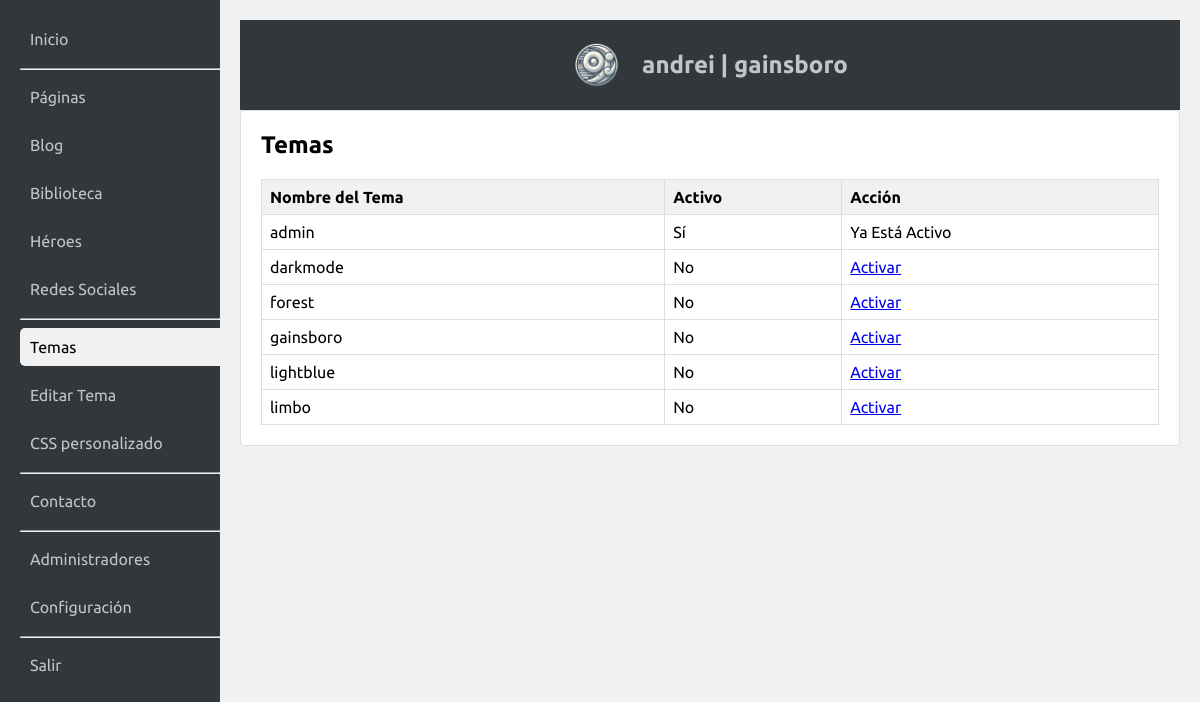
/admin/index.php?action=list_themes (signed in), run on an earlier commit of the app's database.
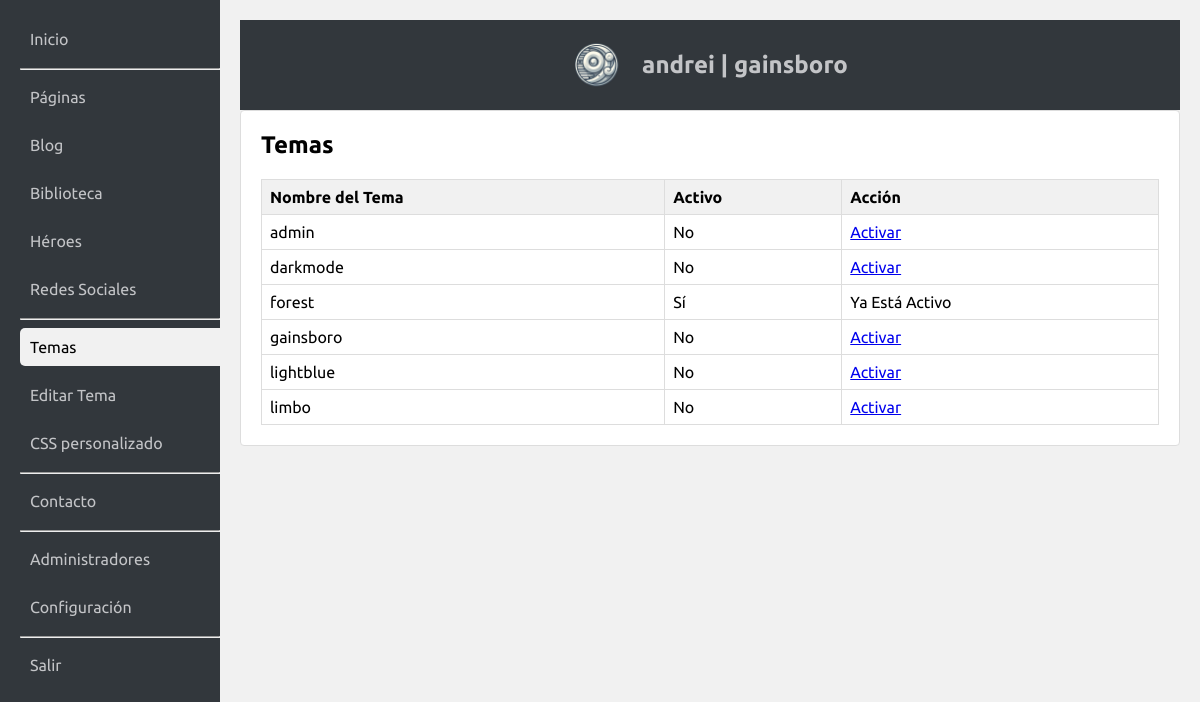
And on a later commit of the database.
### tables this page shows
CREATE TABLE config (
    id INTEGER PRIMARY KEY AUTOINCREMENT,
    key TEXT UNIQUE NOT NULL,
    value TEXT NOT NULL
);

### admin/index.php (called while the page is built, shortened)
<?php
require_once 'admin.php';

### admin/funciones/obtenertemas.php (called while the page is built)
<?php
function getAvailableThemes() {
    $themeFiles = glob('../css/*.css');
    $themes = [];
    if ($themeFiles !== false) {
        foreach ($themeFiles as $filePath) {
            $themes[] = pathinfo($filePath, PATHINFO_FILENAME);
        }
    }
    return $themes;
}
?>

### admin/funciones/accionactual.php (called while the page is built)
<?php
	function accionActual($accion1, $accion2) {
    return ($accion1 == $accion2) ? ' class="active" ' : '';
}
?>

### admin/acciones/listartemas.php (the view, shortened to what this page needs)
<?php
	$themes = getAvailableThemes();
        $activeTheme = $db->querySingle("SELECT value FROM config WHERE key='active_theme'");
        $html = "<h2>Temas</h2>";
        $html .= "<table class='admin-table'>
                    <tr><th>Nombre del Tema</th><th>Activo</th><th>Acción</th></tr>";
        foreach ($themes as $tName) {
            $isActive = ($tName === $activeTheme) ? 'Sí' : 'No';
            $html .= "<tr>
                        <td>$tName</td>
                        <td>$isActive</td>
                        <td>";
            if ($isActive === 'No') {
                $html .= "<a href='?action=activate_theme&theme=$tName'>Activar</a>";
            } else {
                $html .= "Ya Está Activo";
            }
            $html .= "</td>
                      </tr>";
        }
        $html .= "</table>";
        renderAdmin($html);
?>

### admin/admin.php (shortened to what this page needs)
<?php
include "inc/inicializarbasededatos.php";
include "funciones/accionactual.php";
include "funciones/obtenertemas.php";
function renderAdmin($content, $showNav = true) {
    echo "<!DOCTYPE html>
<html>
<head>
    <meta charset='utf-8'>
    <title>andrei | gainsboro</title>
    <link rel='stylesheet' href='admin.css'>
    <link rel='stylesheet' href='https://jocarsa.github.io/jocarsa-lightslateblue/jocarsa%20|%20lightslateblue.css'>
</head>
<body>
<div id='admin-container'>";
    if ($showNav) {
        echo "<div id='admin-sidebar'>
            <nav>
                <a href='?action=dashboard'" . accionActual($_GET['action'] ?? '', 'dashboard') . ">Inicio</a>
                <hr>
                <a href='?action=list_pages'" . accionActual($_GET['action'] ?? '', 'list_pages') . ">Páginas</a>
                <a href='?action=list_blog'" . accionActual($_GET['action'] ?? '', 'list_blog') . ">Blog</a>
                <a href='?action=list_media'" . accionActual($_GET['action'] ?? '', 'list_media') . ">Biblioteca</a>
                <a href='?action=list_heroes'" . accionActual($_GET['action'] ?? '', 'list_heroes') . ">Héroes</a>
                <a href='?action=list_social_media'" . accionActual($_GET['action'] ?? '', 'list_social_media') . ">Redes Sociales</a>
                <hr>
                <a href='?action=list_themes'" . accionActual($_GET['action'] ?? '', 'list_themes') . ">Temas</a>
                <a href='?action=edit_theme'" . accionActual($_GET['action'] ?? '', 'edit_theme') . ">Editar Tema</a>
                <a href='?action=list_custom_css'" . accionActual($_GET['action'] ?? '', 'list_custom_css') . ">CSS personalizado</a>
                <hr>
                <a href='?action=list_contact'" . accionActual($_GET['action'] ?? '', 'list_contact') . ">Contacto</a>
                <hr>
                <a href='?action=list_admins'" . accionActual($_GET['action'] ?? '', 'list_admins') . ">Administradores</a>
                <a href='?action=list_config'" . accionActual($_GET['action'] ?? '', 'list_config') . ">Configuración</a>
                <hr>
                <a href='?action=logout'" . accionActual($_GET['action'] ?? '', 'logout') . ">Salir</a>
            </nav>
        </div>";
    }
    echo "<div id='admin-content'>";
    if ($showNav) {
        echo "<div id='admin-header'>
            <img src='gainsboro.png' alt='URL de la imagen' style='width:50px; margin-right:20px;'>
            <h1>andrei | gainsboro</h1>
        </div>";
    }
    echo "<div class='admin-section'>
            $content
          </div>";
    echo "</div>
</div>
<script src='https://jocarsa.github.io/jocarsa-lightslateblue/jocarsa%20|%20lightslateblue.js'></script>
</body>
</html>";
}
$action = $_GET['action'] ?? 'login';
switch ($action) {
    case 'list_themes':
        include "acciones/listartemas.php";
        break;
}
?>

### admin/admin.css (style rules this page uses)
body { font-family: Ubuntu, sans-serif; margin: 0; padding: 0; background-color: #f1f1f1; display: flex; justify-content: center; align-items: center; height: 100vh; }
#admin-container { display: flex; width: 100%; height: 100%; }
#admin-sidebar { width: 200px; background-color: #32373c; color: #c3c4c7; padding: 20px; padding-right:0px; position: fixed; height: 100vh; }
#admin-sidebar a { color: #c3c4c7; text-decoration: none; display: block; padding: 10px; margin-bottom: 10px; }
#admin-content { margin-left: 220px; padding: 20px; width: calc(100% - 220px); height: 100%; overflow-y: auto; }
#admin-header { background-color: #32373c; color: #c3c4c7; padding: 20px; text-align: center; display: flex; flex-direction: row; flex-wrap: nowrap; justify-content: center; align-items: center; align-content: stretch; }
#admin-header img { width:50px; margin-right:20px; }
#admin-header h1 { margin: 0; font-size: 24px; }
.admin-section { background-color: #fff; border: 1px solid #ddd; border-radius: 4px; padding: 20px; margin-bottom: 20px; }
.admin-section h2 { margin-top: 0; }
.admin-table { width: 100%; border-collapse: collapse; margin-top: 20px; }
.admin-table th, .admin-table td { border: 1px solid #ddd; padding: 8px; text-align: left; }
.admin-table th { background-color: #f1f1f1; }
.active { background:#f1f1f1; color:black !important; border-radius:5px 0px 0px 5px; }

What changed in the data, as far as the page shows it:
changed config "No": value "admin" → "forest" (drawn)
Also different on the page:
new list line: "admin Activar"
new list line: "No"
new list line: "forest"
new list line: "Sí Ya Está Activo"
list line gone: "admin"
list line gone: "Sí Ya Está Activo"
list line gone: "forest Activar"
list line gone: "No"
